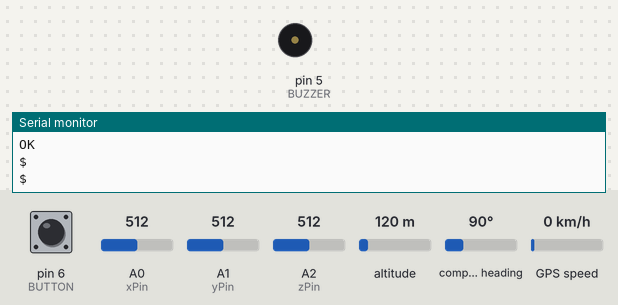
This sketch was run on a simulated Arduino Uno, built with avr-gcc and run on an emulated ATmega328P. Shown: buzzer (waves = sounding, pin HIGH), the last lines printed to the serial monitor. Inputs (shaded band) come from the test bench; at power-on: A0 (xPin) = 512, pin 6 (BUTTON) HIGH, A1 (yPin) = 512, A2 (zPin) = 512, altitude 120 m, compass heading 90°, GPS speed 0 km/h. The GPS gets a fix after 3 s at 37.7749, -122.4194 with 8 satellites; the modem accepts every AT command (registered, SIM ready, sends succeed) and sends nothing else.

Above: at 12.2 s.
12.3 s: A0 (xPin) set to 758
15.3 s: A0 (xPin) set to 786
At 18.1 s:
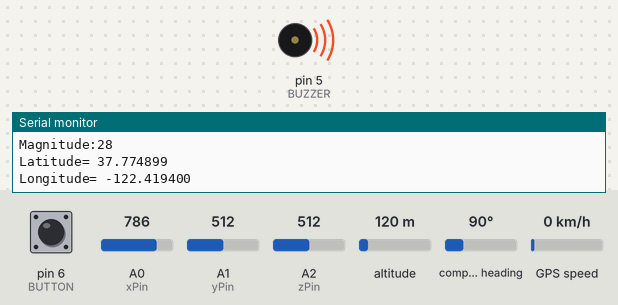
18.3 s: pin 6 (BUTTON) pulled LOW for 0.15 s
At 19.0 s:
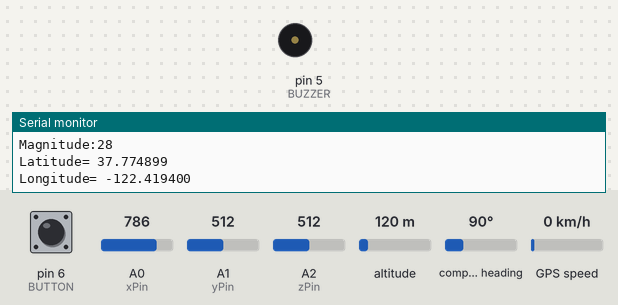
20.0 s: A0 (xPin) set to 716
At 23.0 s:
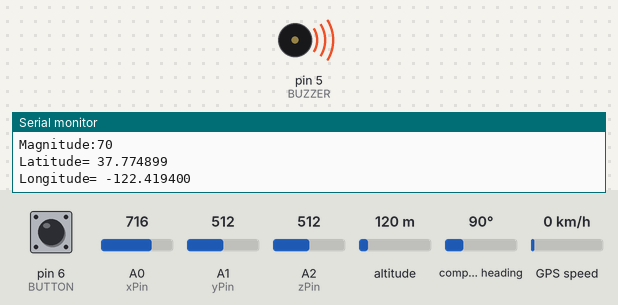
Timing chart, 0 to 53.5 s (numbered marks = the images above; inputs shaded):
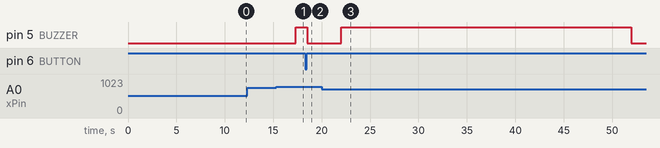

The sketch:

VehicleAccidentAlertSystem.ino
```cpp
#include <AltSoftSerial.h>
#include <TinyGPS++.h>
#include<Wire.h>
#include <math.h>
#include <SoftwareSerial.h>

const String EMERGENCY_PHONE = "+971XXXXXXX";
#define rxPin 2
#define txPin 3

SoftwareSerial sim800(rxPin, txPin);
AltSoftSerial neogps;
TinyGPSPlus gps;

String sms_status, sender_number, received_date, msg;
String latitude, longitude;
#define BUZZER 5
#define BUTTON 6
#define xPin A0
#define yPin A1
#define zPin A2

byte updateflag;
int xaxis = 0, yaxis = 0, zaxis = 0;
int deltx = 0, delty = 0, deltz = 0;
int vibration = 2;
int devibrate = 75;
int magnitude = 0;
int sensitivity = 20;
boolean impact_detected = false;
unsigned long time1, impact_time, alert_delay = 30000;

void setup() {
  Serial.begin(9600);
  sim800.begin(9600);
  neogps.begin(9600);
  pinMode(BUZZER, OUTPUT);
  pinMode(BUTTON, INPUT_PULLUP);

  sim800.println("AT");
  delay(1000);
  sim800.println("ATE1");
  delay(1000);
  sim800.println("AT+CPIN?");
  delay(1000);
  sim800.println("AT+CMGF=1");
  delay(1000);
  sim800.println("AT+CNMI=1,1,0,0,0");
  delay(1000);

  time1 = micros();
  xaxis = analogRead(xPin);
  yaxis = analogRead(yPin);
  zaxis = analogRead(zPin);
}

void loop() {
  if (micros() - time1 > 4999) Impact();
  if (updateflag > 0) {
    updateflag = 0;
    Serial.println("Impact detected!!");
    Serial.print("Magnitude:");
    Serial.println(magnitude);

    getGps();
    digitalWrite(BUZZER, HIGH);
    impact_detected = true;
    impact_time = millis();
  }

  if (impact_detected && (millis() - impact_time >= alert_delay)) {
    digitalWrite(BUZZER, LOW);
    sendAlert();
    impact_detected = false;
    impact_time = 0;
  }

  if (digitalRead(BUTTON) == LOW) {
    delay(200);
    digitalWrite(BUZZER, LOW);
    impact_detected = false;
    impact_time = 0;
  }

  while (sim800.available()) {
    parseData(sim800.readString());
  }
  while (Serial.available()) {
    sim800.println(Serial.readString());
  }
}

void Impact() {
  time1 = micros();
  int oldx = xaxis, oldy = yaxis, oldz = zaxis;

  xaxis = analogRead(xPin);
  yaxis = analogRead(yPin);
  zaxis = analogRead(zPin);

  vibration--;
  if (vibration < 0) vibration = 0;
  if (vibration > 0) return;

  deltx = xaxis - oldx;
  delty = yaxis - oldy;
  deltz = zaxis - oldz;

  magnitude = sqrt(sq(deltx) + sq(delty) + sq(deltz));
  if (magnitude >= sensitivity) {
    updateflag = 1;
    vibration = devibrate;
  } else {
    magnitude = 0;
  }
}

void parseData(String buff) {
  Serial.println(buff);

  unsigned int index = buff.indexOf("\r");
  buff.remove(0, index + 2);
  buff.trim();

  if (buff != "OK") {
    index = buff.indexOf(":");
    String cmd = buff.substring(0, index);
    buff.remove(0, index + 2);

    if (cmd == "+CMTI") {
      index = buff.indexOf(",");
      String temp = "AT+CMGR=" + buff.substring(index + 1) + "\r";
      sim800.println(temp);
    }
  }
}

void getGps() {
  boolean newData = false;
  for (unsigned long start = millis(); millis() - start < 2000;) {
    while (neogps.available()) {
      if (gps.encode(neogps.read())) {
        newData = true;
        break;
      }
    }
  }

  if (newData) {
    latitude = String(gps.location.lat(), 6);
    longitude = String(gps.location.lng(), 6);
  } else {
    Serial.println("No GPS data is available");
    latitude = "";
    longitude = "";
  }

  Serial.print("Latitude= "); Serial.println(latitude);
  Serial.print("Longitude= "); Serial.println(longitude);
}

String getIntensityLevel(int magnitude) {
  if (magnitude < 20) return "Minor";
  if (magnitude >= 20 && magnitude < 50) return "Moderate";
  if (magnitude >= 50 && magnitude < 100) return "Severe";
  return "Critical";
}

void sendAlert() {
  String intensityLevel = getIntensityLevel(magnitude);
  String sms_data = "Accident Alert!!\r";
  sms_data += "Intensity: " + intensityLevel + "\r";
  sms_data += "Location: http://maps.google.com/maps?q=loc:" + latitude + "," + longitude;

  sendSms(sms_data);
}

void sendSms(String text) {
  sim800.print("AT+CMGF=1\r");
  delay(1000);
  sim800.print("AT+CMGS=\"" + EMERGENCY_PHONE + "\"\r");
  delay(1000);
  sim800.print(text);
  delay(100);
  sim800.write(0x1A); // ASCII code for Ctrl+Z (end of message)
  delay(1000);
  Serial.println("SMS Sent Successfully.");
}
```

Measured:
- the behaviour switches between 768 and 769 on A0 (xPin) (found by bisection; images 0 and 1)
- after the input at 12.3 s, every drawn part: stays the same
- after the input at 15.3 s, pin 5 (BUZZER): LOW → HIGH after 2.0 s
- after the input at 18.3 s, pin 5 (BUZZER): HIGH → LOW after 0.20 s
- after the input at 20.0 s, pin 5 (BUZZER): LOW → HIGH after 2.0 s, → LOW 30.0 s later
